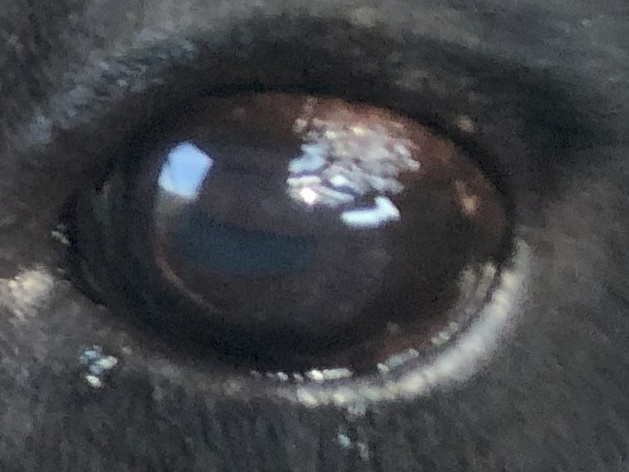
#> input picture outputs/eye_crops_smoke/healthy/2 (10).jpg, 629 x 472 px; its folder holds only this picture in this run
$ python annotate_eyes.py
#> lines starting #> are read from the running program, lines starting #| are printed output that depends on the picture; after the words box and inside, x2 and y2 are one past the last pixel; in counts of white or black regions, pixels touching at a corner belong together
### src/step1/config.py
"""
Shared configuration for the Step 1 eye-cropping pipeline.

All paths are relative to the project root (Pink_Eye/).
Edit the constants below to adjust the pipeline behaviour without
touching individual scripts.
"""

from pathlib import Path

# ── Project root ──────────────────────────────────────────────────────────────
PROJECT_ROOT = Path(__file__).resolve().parents[2]

# ── Source dataset ────────────────────────────────────────────────────────────
SOURCE_DATA_DIR = PROJECT_ROOT / "data" / "Labeled Cow Eyes Data"
CLASS_NAMES = ["healthy", "pinkeye"]
IMAGE_EXTENSIONS = {".jpg", ".jpeg", ".png", ".bmp", ".tif", ".tiff"}

# Optional animal-ID metadata CSV.  If this file exists and contains an
# ``animal_id`` column, build_detection_dataset.py will use group-aware
# splitting so that images of the same animal stay in the same fold.
# Set to None or leave the file absent to fall back to stratified splitting.
ANIMAL_ID_CSV: Path | None = PROJECT_ROOT / "data" / "animal_ids.csv"

# ── Annotation ────────────────────────────────────────────────────────────────
ANNOTATIONS_DIR = PROJECT_ROOT / "data" / "annotations"

ANNOTATION_RULE = (
    "ANNOTATION RULE\n"
    "  - Draw ONE bounding box around the visible eye region.\n"
    "  - Include the eyeball / cornea and a small amount of surrounding\n"
    "    eyelid tissue.\n"
    "  - Do NOT include excessive background, ears, or hair.\n"
    "  - Keep the annotation style consistent across ALL images\n"
    "    (both healthy and pinkeye).\n"
    "  - When in doubt, prefer a slightly larger box over cutting off\n"
    "    disease signs."
)

# ── YOLO detection dataset ────────────────────────────────────────────────────
DETECTION_DATASET_DIR = PROJECT_ROOT / "detection_dataset"
YOLO_CONFIG_PATH = DETECTION_DATASET_DIR / "eye_detection.yaml"

TRAIN_RATIO = 0.70
VAL_RATIO = 0.15
TEST_RATIO = 0.15

# ── YOLO model selection ──────────────────────────────────────────────────────
# Default baseline detector.  Change to "yolov8s.pt" for comparison.
#   yolov8n.pt  –  nano   (baseline, fast, lower capacity)
#   yolov8s.pt  –  small  (comparison, more capacity)
YOLO_MODEL = str(PROJECT_ROOT / "models" / "yolo" / "yolov8n.pt")

# ── Detection settings ────────────────────────────────────────────────────────
DETECTION_CLASS_ID = 0
DETECTION_CLASS_NAME = "eye"
TRAIN_IMGSZ = 640
TRAIN_EPOCHS = 100
TRAIN_PATIENCE = 15  # early-stopping patience

# ── Inference / cropping ──────────────────────────────────────────────────────
# Default confidence threshold.  Scripts also accept --conf to override.
CONFIDENCE_THRESHOLD = 0.25
CROP_PADDING_FRACTION = 0.10  # 10 % padding around predicted box

# ── Output directories ────────────────────────────────────────────────────────
OUTPUTS_DIR = PROJECT_ROOT / "outputs"
DETECTOR_DIR = OUTPUTS_DIR / "detector"
DETECTOR_WEIGHTS_DIR = DETECTOR_DIR / "weights"
DETECTOR_VALIDATION_DIR = DETECTOR_DIR / "validation"

# Two crop output trees: predicted boxes vs ground-truth boxes
EYE_CROPS_PRED_DIR = OUTPUTS_DIR / "eye_crops_pred"
EYE_CROPS_GT_DIR = OUTPUTS_DIR / "eye_crops_gt"

METADATA_DIR = OUTPUTS_DIR / "metadata"

# ── Reproducibility ──────────────────────────────────────────────────────────
RANDOM_SEED = 42


# ── Helpers ───────────────────────────────────────────────────────────────────

# [14 lines left out: function ensure_dirs, not called in this run]


def get_source_images() -> list[tuple[Path, str]]:
    """Return a list of (image_path, class_label) for every source image."""
    images = []
    for cls in CLASS_NAMES:
        cls_dir = SOURCE_DATA_DIR / cls
        if not cls_dir.exists():
            continue
        for p in sorted(cls_dir.iterdir()):
            if p.suffix.lower() in IMAGE_EXTENSIONS:
                images.append((p, cls))
    return images


# [12 lines left out: function find_source_image, not called in this run]

### src/step1/annotate_eyes.py
#!/usr/bin/env python3
"""
Step 1.2 – Simple OpenCV annotation tool for eye bounding boxes.

Opens each unannotated cattle image and lets the user draw a rectangle
around the eye region.  Saves YOLO-format .txt label files.

Controls:
    Click + drag   Draw a bounding box
    s              Save current box and advance to next image
    r              Redo – clear the current box
    n              Skip image (no annotation saved)
    q              Quit (progress is saved; resume later)

Usage:
    python -m src.step1.annotate_eyes [--class_filter healthy|pinkeye|all]
"""

import argparse
import cv2
import numpy as np
from pathlib import Path

from src.step1.config import (
    ANNOTATIONS_DIR,
    ANNOTATION_RULE,
    CLASS_NAMES,
    DETECTION_CLASS_ID,
    get_source_images,
)

# ── Globals for mouse callback ────────────────────────────────────────────────
drawing = False
ix, iy = -1, -1
box: tuple[int, int, int, int] | None = None
img_display: np.ndarray | None = None
img_clean: np.ndarray | None = None

MAX_DISPLAY_WIDTH = 1200
MAX_DISPLAY_HEIGHT = 800

_INSTRUCTION_LINES = [
    "ANNOTATION RULE",
    " - Draw ONE box around the visible eye region.",
    " - Include the eyeball/cornea + small surrounding eyelid tissue.",
    " - Do NOT include excessive background, ears, or hair.",
    " - Keep style consistent across healthy and pinkeye images.",
]


# [44 lines left out: functions _mouse_cb, _save_yolo_label, not called in this run]


def _already_annotated(image_path: Path) -> bool:
    label_path = ANNOTATIONS_DIR / (image_path.stem + ".txt")
    return label_path.exists()


def _overlay_instructions(img: np.ndarray) -> None:
    """Burn a small instruction block into the bottom-left of the image."""
    y0 = img.shape[0] - len(_INSTRUCTION_LINES) * 20 - 10
    for i, line in enumerate(_INSTRUCTION_LINES):
        y = y0 + i * 20
        cv2.putText(img, line, (10, y),
                    cv2.FONT_HERSHEY_SIMPLEX, 0.42, (200, 200, 200), 1,
                    cv2.LINE_AA)


def annotate(filter_class: str = "all") -> None:
#> called with filter_class = 'all'
    global img_display, img_clean, box

    ANNOTATIONS_DIR.mkdir(parents=True, exist_ok=True)

    # Print annotation rule to terminal at session start
    print()
    print(ANNOTATION_RULE)
    print()

    all_images = get_source_images()
    if filter_class != "all":
        all_images = [(p, c) for p, c in all_images if c == filter_class]

    pending = [(p, c) for p, c in all_images if not _already_annotated(p)]
    done_count = len(all_images) - len(pending)

    print(f"Total images: {len(all_images)}  |  Already annotated: {done_count}  |  Remaining: {len(pending)}")
    if not pending:
        print("All images are already annotated.")
        return

    win = "Annotate Eye – draw box then press 's' to save"
    cv2.namedWindow(win, cv2.WINDOW_AUTOSIZE)
    cv2.setMouseCallback(win, _mouse_cb)

    for idx, (img_path, cls_label) in enumerate(pending):
        img_orig = cv2.imread(str(img_path))
#> img_orig is the input picture: shape (472, 629, 3); mean B, G, R 70.1, 66.6, 65.1
        if img_orig is None:
            print(f"  [SKIP] Cannot read {img_path}")
            continue

        orig_h, orig_w = img_orig.shape[:2]
#> orig_h = 472; orig_w = 629
        scale = min(MAX_DISPLAY_WIDTH / orig_w, MAX_DISPLAY_HEIGHT / orig_h, 1.0)
#> scale = 1
        if scale < 1.0:
            disp = cv2.resize(img_orig, None, fx=scale, fy=scale)
        else:
            disp = img_orig.copy()

        header = (f"[{done_count + idx + 1}/{len(all_images)}] "
                  f"{cls_label}: {img_path.name}  "
                  f"(s=save  r=redo  n=skip  q=quit)")
        img_clean = disp.copy()
        cv2.putText(img_clean, header, (10, 25),
                    cv2.FONT_HERSHEY_SIMPLEX, 0.55, (0, 255, 255), 1)
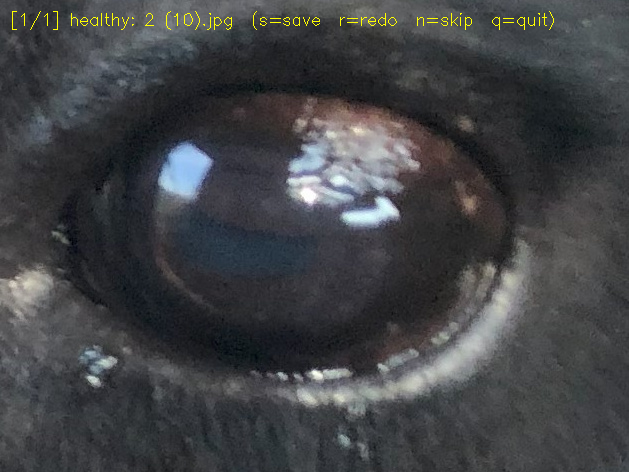
#> img_clean: shape (472, 629, 3); 0.34% of pixels changed, all inside (x1, y1, x2, y2) = (12, 11, 554, 30)
        _overlay_instructions(img_clean)
#> after the loop in _overlay_instructions, `for i, line in enumerate(_INSTRUCTION_LINES):`:
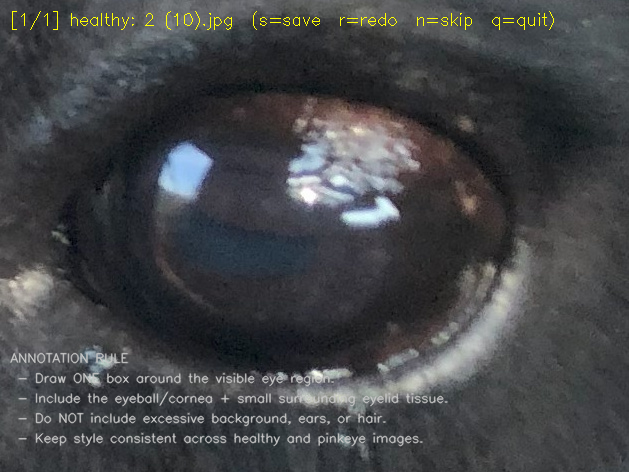
#> img: shape (472, 629, 3); mean B, G, R 71.6, 69, 67.6
        img_display = img_clean.copy()
        box = None

        while True:
            cv2.imshow(win, img_display)
            key = cv2.waitKey(30) & 0xFF
#> (key q is pressed here)

            if key == ord("q"):
                print("Quit. Progress saved – run again to resume.")
                cv2.destroyAllWindows()
                return
            elif key == ord("n"):
                print(f"  [SKIP] {img_path.name}")
                break
            elif key == ord("r"):
                box = None
                img_display = img_clean.copy()
            elif key == ord("s"):
                if box is None:
                    print("  No box drawn yet – draw a box first, or press 'n' to skip.")
                    continue
                label_path = ANNOTATIONS_DIR / (img_path.stem + ".txt")
                _save_yolo_label(label_path, box, orig_w, orig_h, scale)
                print(f"  [SAVED] {label_path.name}  box={box}")
                break

    cv2.destroyAllWindows()
    final_count = sum(1 for _ in ANNOTATIONS_DIR.glob("*.txt"))
    print(f"\nAnnotation session complete.  Total annotations: {final_count}")


def main() -> None:
    parser = argparse.ArgumentParser(description="Annotate eye bounding boxes")
    parser.add_argument("--class_filter", default="all",
                        choices=CLASS_NAMES + ["all"],
                        help="Only annotate images from this class")
    args = parser.parse_args()
    annotate(filter_class=args.class_filter)


if __name__ == "__main__":
    main()
